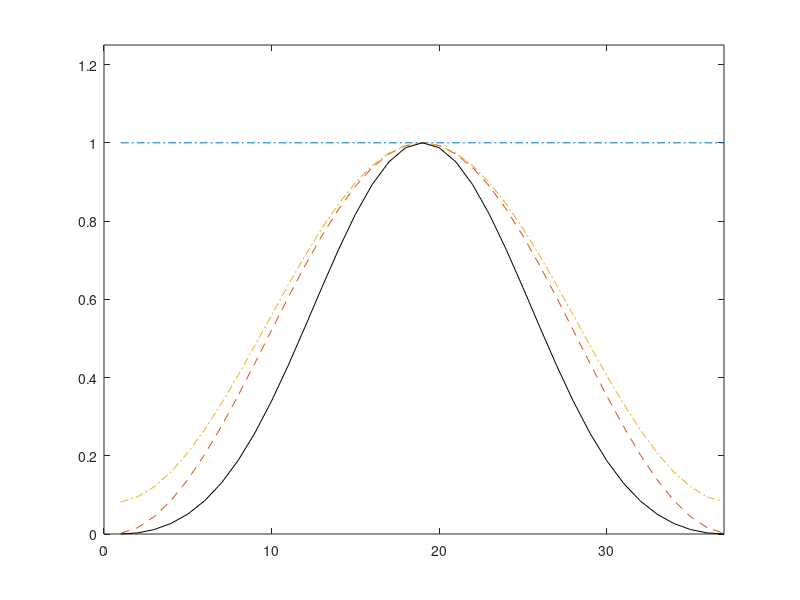

This chart was generated by the following MATLAB code: (Note: this script raises an error after producing the figure.)
clc;

N = 37; 
n = -(N-1)/2 : 1 : (N - 1)/2;

wn_rect = ones(N,1);
wn_hanning = 0.5 + 0.5 * cos(2 * pi * n / N);
wn_hamming = 0.54 + 0.46 * cos(2 * pi * n / N);
wn_blackman = 0.42 + 0.5 * cos(2 * pi * n /(N - 1)) + 0.08 * cos(4 * pi * n /(N - 1));

wn_rect_f = 20 * log10( abs( fft(wn_rect,1024) / max(fft(wn_rect,1024)) ));
wn_hanning_f  = 20 * log10( abs( fft(wn_hanning,1024) / max(fft(wn_hanning,1024)) ));
wn_hamming_f = 20 * log10( abs( fft(wn_hamming,1024) / max(fft(wn_hamming,1024)) ));
wn_blackman_f = 20 * log10( abs( fft(wn_blackman,1024) / max(fft(wn_blackman,1024)) ));

plot(wn_rect,'-.');
axis([0 N 0 1.25]);

hold on

plot(wn_hanning,'--');

plot(wn_hamming,'-.');

plot(wn_blackman,'black');

hold off

legend('Rectangular','Hanning','Hamming','Blackman',4);

figure;

subplot(2,2,1);
plot(wn_rect_f);
xlim([0 1024]);
title('Rectangular','FONTSIZE',14);
ylabel('|W(f)|, db','FONTSIZE',12);

subplot(2,2,2);
plot(wn_hanning_f);
xlim([0 1024]);
title('Hanning','FONTSIZE',14);
ylabel('|W(f)|, db','FONTSIZE',12);

subplot(2,2,3);
plot(wn_hamming_f);
xlim([0 1024]);
title('Hamming','FONTSIZE',14);
ylabel('|W(f)|, db','FONTSIZE',12);

subplot(2,2,4);
plot(wn_blackman_f);
xlim([0 1024]);
title('Blackman','FONTSIZE',14);
ylabel('|W(f)|, db','FONTSIZE',12);
